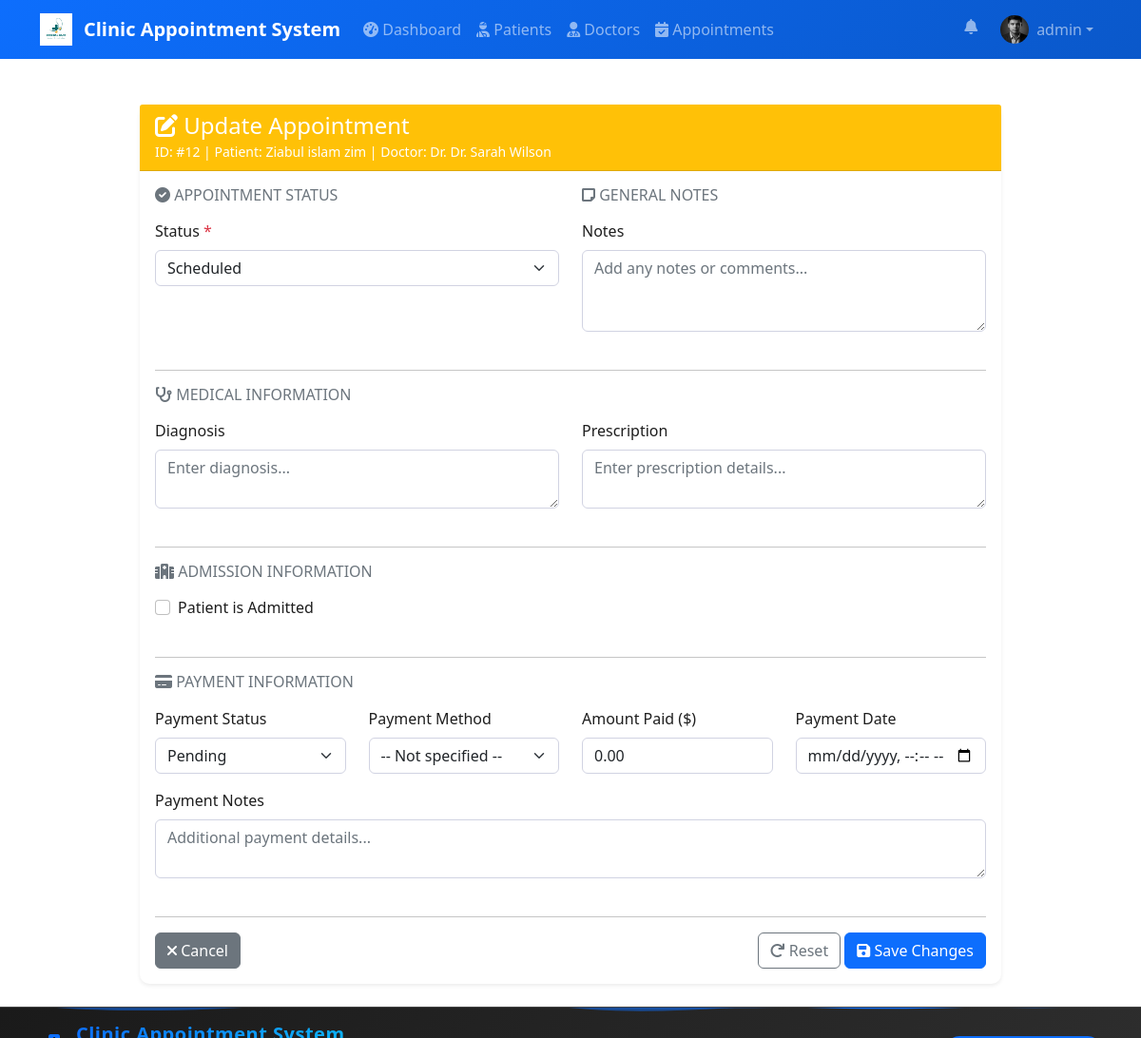
/pages/appointment_actions.php?id=12 (signed in), run on the app's committed database.
### tables this page shows
CREATE TABLE `users` (
  `user_id` int(11) NOT NULL,
  `username` varchar(50) NOT NULL,
  `password` varchar(255) NOT NULL,
  `email` varchar(100) DEFAULT NULL,
  `first_name` varchar(50) DEFAULT NULL,
  `last_name` varchar(50) DEFAULT NULL,
  `profile_picture` varchar(255) DEFAULT NULL,
  `role` enum('admin','receptionist','doctor','patient') DEFAULT 'receptionist',
  `doctor_id` int(11) DEFAULT NULL,
  `created_at` timestamp NOT NULL DEFAULT current_timestamp()
);

CREATE TABLE `appointments` (
  `appointment_id` int(11) NOT NULL,
  `patient_id` int(11) DEFAULT NULL,
  `doctor_id` int(11) DEFAULT NULL,
  `appointment_date` date NOT NULL,
  `appointment_time` time NOT NULL,
  `appointment_serial` int(11) DEFAULT NULL,
  `status` enum('scheduled','completed','cancelled','no-show') DEFAULT 'scheduled',
  `payment_status` enum('pending','paid','partial','refunded') DEFAULT 'pending',
  `payment_method` varchar(50) DEFAULT NULL,
  `amount_paid` decimal(10,2) DEFAULT 0.00,
  `payment_notes` text DEFAULT NULL,
  `payment_date` datetime DEFAULT NULL,
  `consultation_fee` decimal(10,2) DEFAULT 0.00,
  `urgency_level` enum('low','normal','high','emergency') DEFAULT 'normal',
  `estimated_duration` int(11) DEFAULT 30,
  `diagnosis` text DEFAULT NULL,
  `prescription` text DEFAULT NULL,
  `is_admitted` tinyint(1) DEFAULT 0,
  `admission_notes` text DEFAULT NULL,
  `admission_date` datetime DEFAULT NULL,
  `notes` text DEFAULT NULL,
  `consultation_type` enum('general','follow-up','emergency','routine') DEFAULT 'general',
  `symptoms` text DEFAULT NULL,
  `created_at` timestamp NOT NULL DEFAULT current_timestamp(),
  `updated_at` timestamp NOT NULL DEFAULT current_timestamp() ON UPDATE current_timestamp()
);

CREATE TABLE `patients` (
  `patient_id` int(11) NOT NULL,
  `first_name` varchar(50) NOT NULL,
  `last_name` varchar(50) NOT NULL,
  `email` varchar(100) DEFAULT NULL,
  `phone` varchar(15) DEFAULT NULL,
  `address` text DEFAULT NULL,
  `date_of_birth` date DEFAULT NULL,
  `gender` enum('Male','Female','Other') DEFAULT NULL,
  `emergency_contact` varchar(15) DEFAULT NULL,
  `allergies` text DEFAULT NULL,
  `medical_history` text DEFAULT NULL,
  `created_at` timestamp NOT NULL DEFAULT current_timestamp(),
  `updated_at` timestamp NOT NULL DEFAULT current_timestamp() ON UPDATE current_timestamp()
);

CREATE TABLE `doctors` (
  `doctor_id` int(11) NOT NULL,
  `first_name` varchar(50) NOT NULL,
  `last_name` varchar(50) NOT NULL,
  `specialization` varchar(100) DEFAULT NULL,
  `email` varchar(100) DEFAULT NULL,
  `phone` varchar(15) DEFAULT NULL,
  `license_number` varchar(50) DEFAULT NULL,
  `available_days` set('Monday','Tuesday','Wednesday','Thursday','Friday','Saturday','Sunday') DEFAULT NULL,
  `consultation_fee` decimal(8,2) DEFAULT NULL,
  `available_time_start` time DEFAULT NULL,
  `available_time_end` time DEFAULT NULL,
  `profile_picture` varchar(255) DEFAULT NULL,
  `created_at` timestamp NOT NULL DEFAULT current_timestamp()
);

### pages/appointment_actions.php (the view, shortened to what the rows shown need)
<?php
require_once '../includes/header.php';
try {
    $appointment_id = isset($_GET['id']) ? sanitizeInput($_GET['id']) : null;
    $query = "SELECT a.*,
                     p.first_name as patient_first_name,
                     p.last_name as patient_last_name,
                     d.first_name as doctor_first_name,
                     d.last_name as doctor_last_name
              FROM appointments a
              LEFT JOIN patients p ON a.patient_id = p.patient_id
              LEFT JOIN doctors d ON a.doctor_id = d.doctor_id
              WHERE a.appointment_id = :appointment_id";
    $stmt = $db->prepare($query);
    $stmt->bindParam(':appointment_id', $appointment_id);
    $stmt->execute();
    $appointment = $stmt->fetch(PDO::FETCH_ASSOC);
} catch (Exception $e) {
    $_SESSION['error'] = $e->getMessage();
    redirect('appointments.php');
}
?>
<div class="container-fluid mt-4">
    <div class="row justify-content-center">
        <div class="col-lg-10">
            <div class="card border-0 shadow-sm mb-4">
                <div class="card-header bg-warning text-white">
                    <h4 class="mb-0"><i class="fas fa-edit"></i> Update Appointment</h4>
                    <small>ID: #<?php echo htmlspecialchars($appointment['appointment_id']); ?> |
                    Patient: <?php echo htmlspecialchars($appointment['patient_first_name'] . ' ' . $appointment['patient_last_name']); ?> |
                    Doctor: Dr. <?php echo htmlspecialchars($appointment['doctor_first_name'] . ' ' . $appointment['doctor_last_name']); ?></small>
                </div>
                <div class="card-body">
                    <form method="POST" class="needs-validation" novalidate>
                        <div class="row mb-4">
                            <div class="col-md-6">
                                <div class="mb-3">
                                    <label class="form-label" for="status">Status <span class="text-danger">*</span></label>
                                    <select class="form-select" id="status" name="status" required>
                                        <option value="scheduled" <?php echo $appointment['status'] === 'scheduled' ? 'selected' : ''; ?>>Scheduled</option>
                                    </select>
                                </div>
                            </div>
                        </div>
                        <div class="row mb-4">
                            <div class="col-md-6">
                                <div class="mb-3">
                                    <div class="form-check">
                                        <input class="form-check-input" type="checkbox" id="is_admitted" name="is_admitted" value="1"
                                               <?php echo $appointment['is_admitted'] ? 'checked' : ''; ?>
                                               onchange="document.getElementById('admissionDetails').style.display = this.checked ? 'block' : 'none';">
                                        <label class="form-check-label" for="is_admitted">
                                            Patient is Admitted
                                        </label>
                                    </div>
                                </div>
                            </div>
                        </div>
                        <div class="row mb-4">
                            <div class="col-md-3">
                                <div class="mb-3">
                                    <label class="form-label" for="payment_status">Payment Status</label>
                                    <select class="form-select" id="payment_status" name="payment_status">
                                        <option value="pending" <?php echo $appointment['payment_status'] === 'pending' ? 'selected' : ''; ?>>Pending</option>
                                    </select>
                                </div>
                            </div>
                            <div class="col-md-3">
                                <div class="mb-3">
                                    <label class="form-label" for="amount_paid">Amount Paid ($)</label>
                                    <input type="number" class="form-control" id="amount_paid" name="amount_paid" step="0.01" min="0"
                                           value="<?php echo htmlspecialchars($appointment['amount_paid']); ?>" placeholder="0.00">
                                </div>
                            </div>
                            <div class="col-md-3">
                                <div class="mb-3">
                                    <label class="form-label" for="payment_date">Payment Date</label>
                                    <input type="datetime-local" class="form-control" id="payment_date" name="payment_date"
                                           value="<?php echo $appointment['payment_date'] ? date('Y-m-d\TH:i', strtotime($appointment['payment_date'])) : ''; ?>">
                                </div>
                            </div>
                        </div>
                    </form>
                </div>
            </div>
        </div>
    </div>
</div>
<?php require_once '../includes/footer.php'; ?>

### includes/header.php (shortened to what the rows shown need)
<?php
require_once __DIR__ . '/../config/config.php';
?>
<!DOCTYPE html>
<html lang="en">
<head>
    <link href="https://cdn.jsdelivr.net/npm/bootstrap@5.1.3/dist/css/bootstrap.min.css" rel="stylesheet">
    <link rel="stylesheet" href="https://cdnjs.cloudflare.com/ajax/libs/font-awesome/6.0.0/css/all.min.css">
    <link href="../assets/css/style.css" rel="stylesheet">
</head>
<body class="has-fixed-navbar">
    <nav class="navbar navbar-expand-lg navbar-dark navbar-transparent">
        <div class="container">
            <div class="collapse navbar-collapse" id="navbarNav">
                <ul class="navbar-nav">
                    <?php if (isLoggedIn()):
                        $avatarUrl = '../assets/images/default_avatar.png';
                        if (defined('DB_OK') && DB_OK && isset($db) && $db instanceof PDO) {
                            try {
                                $uqq = $db->prepare('SELECT profile_picture, first_name, last_name FROM users WHERE user_id = :id LIMIT 1');
                                $uqq->bindParam(':id',
                                    $_SESSION['user_id']);
                                $uqq->execute();
                                $urow = $uqq->fetch(PDO::FETCH_ASSOC);
                                if (!empty($urow['profile_picture']) && file_exists(__DIR__ . '/../uploads/users/' . $urow['profile_picture'])) {
                                    $avatarUrl = '../uploads/users/' . $urow['profile_picture'];
                                }
                            } catch (Throwable $e) { $profileFullName = $_SESSION['username']; }
                        }
                    ?>
                        <li class="nav-item dropdown position-relative me-2">
                            <a class="nav-link position-relative" href="#" id="notificationBell" role="button" data-bs-toggle="dropdown" aria-expanded="false">
                                <i class="fas fa-bell"></i>
                            </a>
                        </li>
                        <li class="nav-item dropdown">
                            <a class="nav-link dropdown-toggle d-flex align-items-center" href="#" id="userMenu" role="button" data-bs-toggle="dropdown" aria-expanded="false">
                                <img src="<?php echo $avatarUrl; ?>" alt="avatar" style="width:30px;height:30px;object-fit:cover;border-radius:50%;margin-right:8px;">
                                <span class="d-none d-md-inline"><?php echo htmlspecialchars($_SESSION['username']); ?></span>
                            </a>
                        </li>
                    <?php endif; ?>
                </ul>
            </div>
        </div>
    </nav>
    <div class="container mt-4 <?php echo function_exists('pageFadeIn') ? pageFadeIn() : ''; ?>">

### data on the page
users: profile_picture (picture)
appointments: appointment_id "12", patient.last_name "Ziabul islam zim", doctor.last_name "Dr. Sarah Wilson", status "Scheduled", payment_status "Pending", amount_paid "0.00"

### other printed values
SITE_NAME "Clinic Appointment System"
$_SESSION['username'] "admin"
